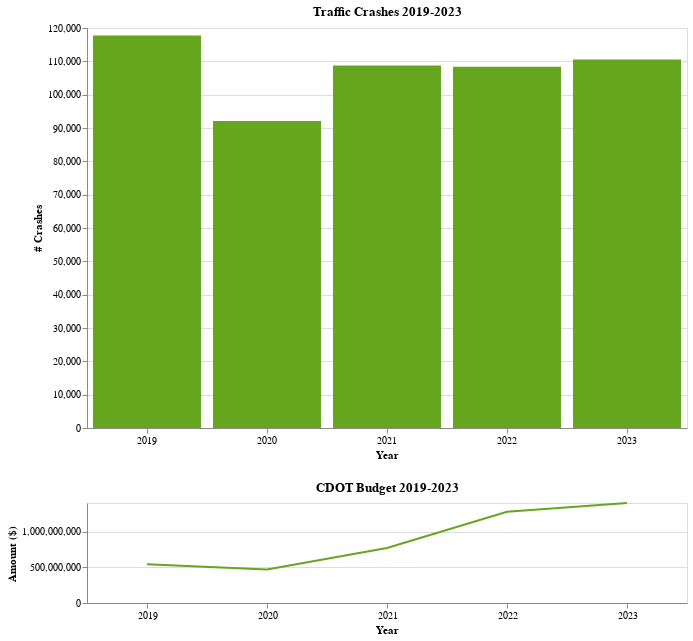

The cell this chart's notebook holds for it:
### Code cell
def concat_chart_crashes_cdot(df):
    df = df.groupby(["year"], as_index = False)["num_crashes"].sum()
    budgets_cdot =  budgets[budgets["department"] == "Chicago Department of Transportation"]
    budgets_cdot = budgets_cdot.groupby(["year"], as_index = False)["ordinance"].sum()
    df = df.join(budgets_cdot.set_index("year"), on = "year")

    upper = alt.Chart(df, title = "Traffic Crashes 2019-2023").mark_bar(color = "#66A61E").encode(
        x = alt.X("year").title("Year").axis(labelAngle = 0),
        y = alt.Y("num_crashes").title("# Crashes"),
    ).properties(width = 600, height = 400
    )

    lower = alt.Chart(df, title = "CDOT Budget 2019-2023").mark_line(
        color = "#66A61E").encode(
        x = alt.X("year").title("Year").axis(labelAngle = 0),
        y = alt.Y("ordinance").title("Amount ($)"),
    ).properties(width = 600, height = 100
    )

    chart = alt.vconcat(upper, lower)

    return chart

concat_chart_crashes_cdot(crashes)

### Figure 1 — Vega-Lite specification as saved in the notebook (floating-point values rounded to 4 significant figures)
{"config": {"view": {"continuousWidth": 300, "continuousHeight": 300}}, "vconcat": [{"mark": {"type": "bar", "color": "#66A61E"}, "encoding": {"x": {"axis": {"labelAngle": 0}, "field": "year", "title": "Year", "type": "nominal"}, "y": {"field": "num_crashes", "title": "# Crashes", "type": "quantitative"}}, "height": 400, "title": "Traffic Crashes 2019-2023", "width": 600}, {"mark": {"type": "line", "color": "#66A61E"}, "encoding": {"x": {"axis": {"labelAngle": 0}, "field": "year", "title": "Year", "type": "nominal"}, "y": {"field": "ordinance", "title": "Amount ($)", "type": "quantitative"}}, "height": 100, "title": "CDOT Budget 2019-2023", "width": 600}], "data": {"name": "data-ed9e488a12f29cbe939344a0c14a44fb"}, "$schema": "https://vega.github.io/schema/vega-lite/v5.20.1.json", "datasets": {"data-ed9e488a12f29cbe939344a0c14a44fb": [{"year": "2019", "num_crashes": 117762, "ordinance": 543100000.0}, {"year": "2020", "num_crashes": 92093, "ordinance": 468000000.0}, {"year": "2021", "num_crashes": 108764, "ordinance": 770400000.0}, {"year": "2022", "num_crashes": 108407, "ordinance": 1276000000.0}, {"year": "2023", "num_crashes": 110565, "ordinance": 1399000000.0}]}}
